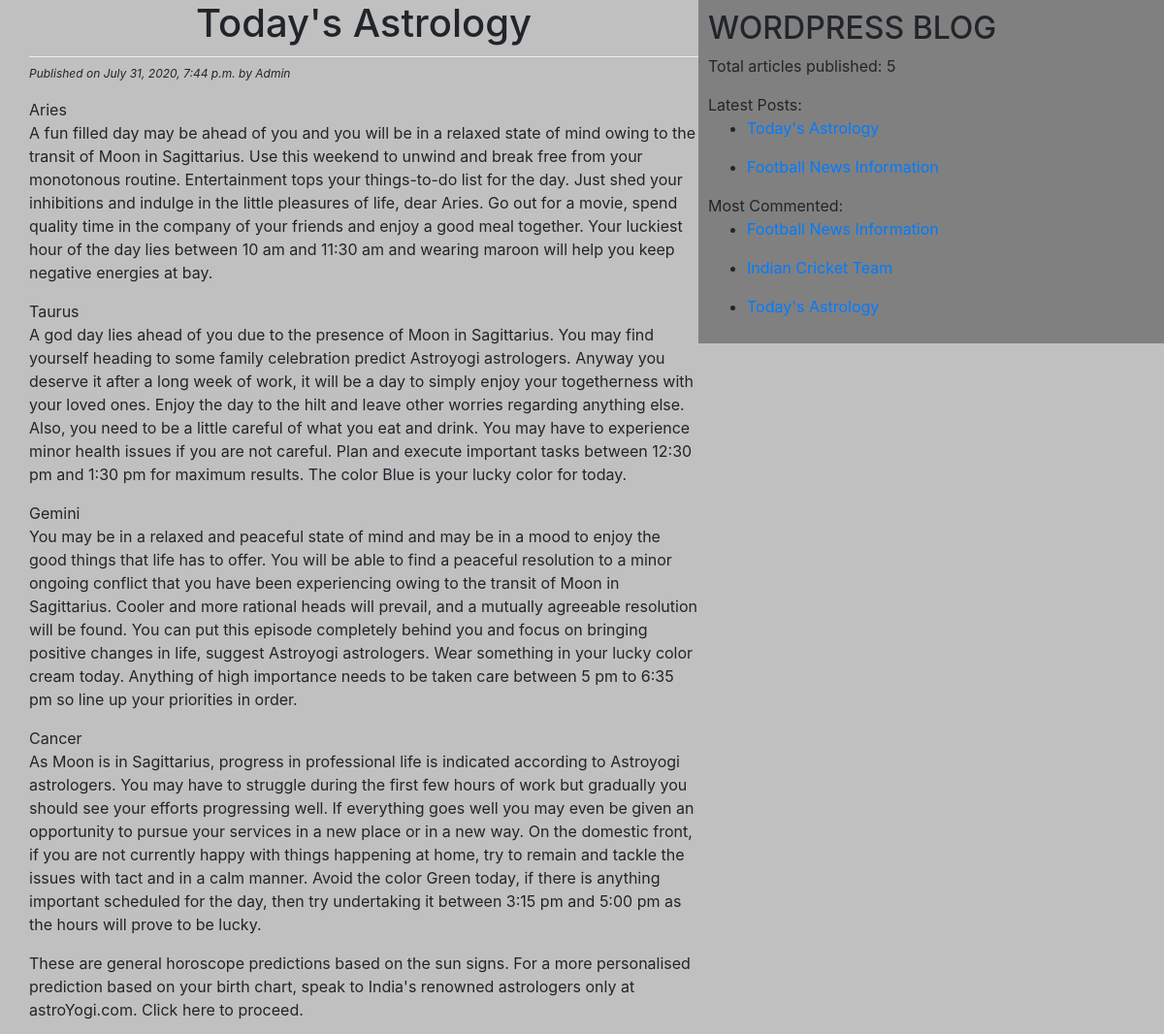
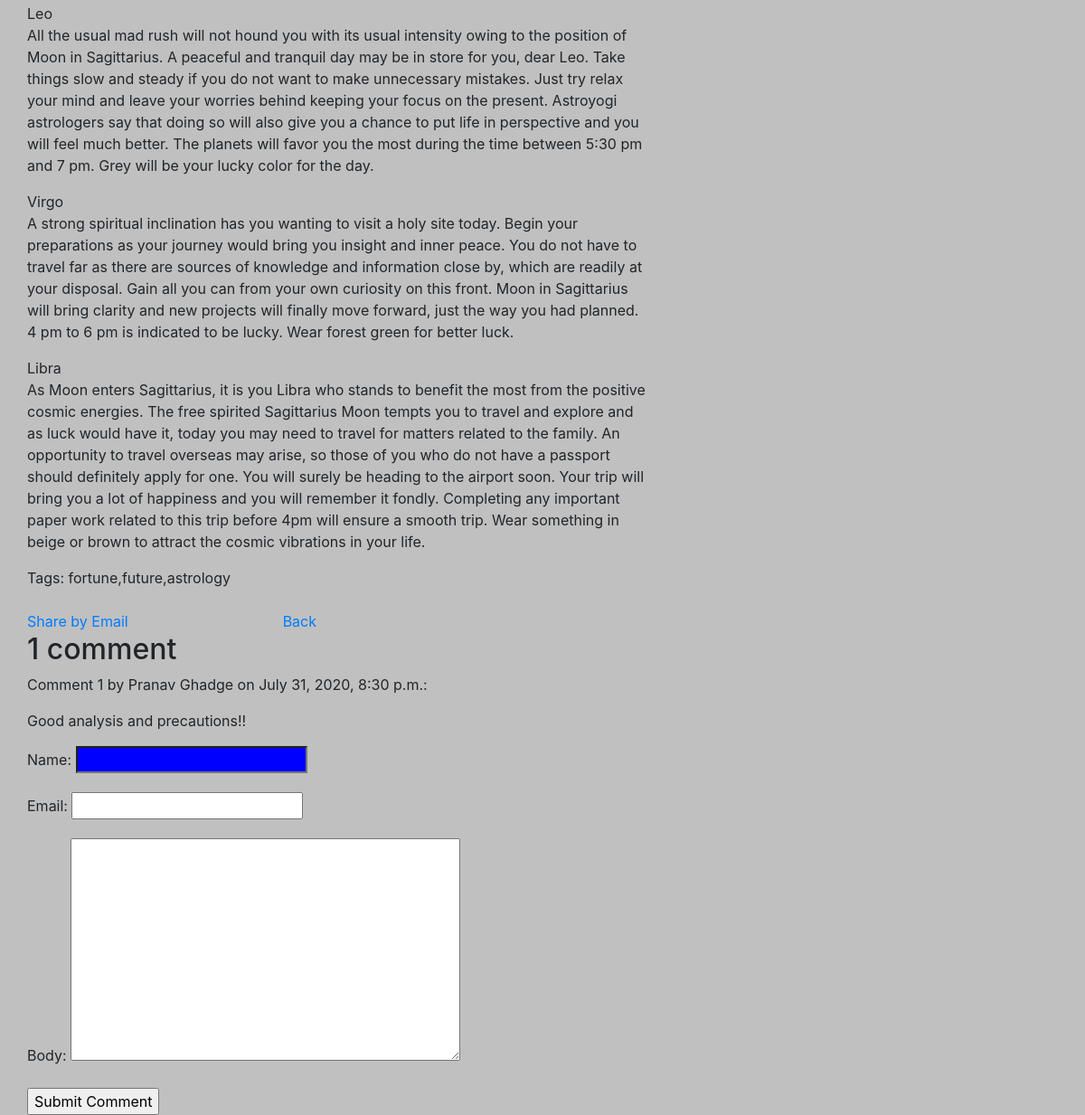
The page /published/2020/07/31/todays-astrology/ on the database its author committed (2 pictures, top to bottom).
### blogApp/models.py (models this page shows, shortened)
class Post(models.Model):
    STATUS_CHOICES = (('draft', 'Draft'), ('published', 'Published'))  # tuple of tuples for dropdown choices
    title = models.CharField(max_length=256)
    slug = models.SlugField(max_length=264, unique_for_date='publish')
    author = models.ForeignKey(User, related_name='blog_posts', on_delete=models.CASCADE)
    body = models.TextField()
    publish = models.DateTimeField(default=timezone.now)
    created = models.DateTimeField(auto_now_add=True)  # at what time object got created
    updated = models.DateTimeField(auto_now=True)  # at what time save method called
    status = models.CharField(max_length=10, choices=STATUS_CHOICES, default='draft')
    objects = CustomManager()  # register custom manager
    tags = TaggableManager()
    class Meta:
        ordering = ('-publish',)  # order by publish descending
    def get_absolute_url(self):
        return reverse('post_detail',
                       args=[self.status, self.publish.year, self.publish.strftime('%m'), self.publish.strftime('%d'),
                             self.slug])

class Comment(models.Model):
    post = models.ForeignKey(Post, related_name='comments', on_delete=models.CASCADE)
    name = models.CharField(max_length=50)
    email = models.EmailField()
    body = models.TextField()
    created = models.DateTimeField(auto_now_add=True)
    updated = models.DateTimeField(auto_now=True)
    active = models.BooleanField(default=True)
    class Meta:
        ordering = ('-created',)

### blogApp/views.py (the view)
# urls.py: path('<str:state>/<int:year>/<int:month>/<int:day>/<str:post>/', views.post_detail_view, name='post_detail'),
def post_detail_view(request, state, year, month, day, post):
    post = get_object_or_404(Post, slug=post, status=state, publish__year=year, publish__month=month,
                             publish__day=day, )
    comments = post.comments.filter(active=True)
    csubmit = False
    form = CommentForm()
    if request.method == "POST":
        form1 = CommentForm(request.POST)
        if form1.is_valid():
            new_comment = form1.save(commit=False)
            new_comment.post = post  # adding post details to comment
            new_comment.save()
            csubmit = True
    else:
        form = CommentForm()
    return render(request, 'blogApp/post_detail.html',
                  {'post': post, 'form': form, 'csubmit': csubmit, 'comments': comments})

### blogApp/forms.py
class CommentForm(forms.ModelForm):
    class Meta:
        model = Comment
        fields = ['name', 'email', 'body']

### blogApp/models.py (called while the page is built)
    def get_queryset(self):
        print('inside custom manager')
        return super().get_queryset().filter(status='published')  # custom manager to return only published status

### blogApp/templatetags/blog_tags.py (called while the page is built)
@register.simple_tag(name='count')  # assign name o a tag. If not assigned, name is function name
def total_posts():
    return Post.objects.count()

@register.inclusion_tag('blogApp/latest.html', name='latest')
def show_latest_posts(count=1):  # defult 3 if not provided
    latest_post = Post.objects.order_by('-publish')[:count]  # will give latest 3 posts
    return {'latest_posts': latest_post}  # this data will be automatically sent to latest.html

@register.simple_tag(name='top_commented')
def get_most_commented_posts(count=1):
    return Post.objects.annotate(total_comments=Count('comments')).order_by('-total_comments')[
           :count]  # adds ne column total_comments and saves total comments for each posts in it . user related_name check it

### templates/blogApp/post_detail.html (shortened to what this page needs)
<!DOCTYPE html>
{% extends 'blogApp/base.html' %}
{% block body_block %}
<h1>{{post.title}}</h1>
<p id="date">Published on {{post.publish}} by {{post.author|title}}</p>
{{post.body|linebreaks}}
Tags: {{post.tags.all|join:','}}
<br><br>
<a href="/{{post.id}}/share/" >Share by Email</a> <tb>&nbsp &nbsp&nbsp &nbsp &nbsp&nbsp &nbsp&nbsp &nbsp&nbsp &nbsp&nbsp &nbsp&nbsp &nbsp&nbsp &nbsp&nbsp&nbsp &nbsp&nbsp &nbsp  &nbsp &nbsp<a href="/">Back</a>
{% with comments.count as comments_count %}
<h2>{{comments_count}} comment{{comments_count|pluralize}}</h2>
{% endwith %}
{% if comments %}
{% for comment in comments %}
<p>Comment {{ forloop.counter }} by {{comment.name}} on {{comment.created}}:</p>
<div>{{comment.body|linebreaks}}</div>
{% endfor %}
{%else%}
<p>There are no comments for this post</p>
{% endif %}
<form method="post">
    {{form.as_p}}
<input type="submit" value = 'Submit Comment'>
</form>
{% endblock %}

### templates/blogApp/base.html (shortened to what this page needs)
<!DOCTYPE html>
{% load blog_tags %}
{% load static %}
<html lang="en">
<head>
    <link rel="stylesheet" href="https://stackpath.bootstrapcdn.com/bootstrap/4.5.0/css/bootstrap.min.css">
    <link rel="stylesheet" href="{% static "css/blog.css" %}">
</head>
<body>
<div class="content">
{% block body_block %}
{% endblock %}
</div>
<div class="sidebar">
    <h2>WORDPRESS BLOG</h2>
    <p>Total articles published: {% count %} </p>
    Latest Posts:
    {% latest 2%}
    {% top_commented 3 as top_posts %}
   {% for post in top_posts %}
    <ul>
       <li><a href="{{post.get_absolute_url}}" >{{ post.title }}</a></li>
    </ul>
{% endfor %}
</div>
</body>
</html>

### templates/blogApp/latest.html (shortened to what this page needs)
<!DOCTYPE html>
<html lang="en">
<head>
</head>
<body>
{% for post in latest_posts %}
<ul>
    <li>
        <a href="{{post.get_absolute_url}}" >{{ post.title }}</a>
    </li>
</ul>
{% endfor %}
</body>
</html>

### static/css/blog.css (style rules this page uses)
.content { width:60%; float:left; padding: 0 0 0 30px; background: silver; }
.sidebar { width:40%; float:right; padding: 10px; background: grey; }
h1 { text-align:center; border-bottom: 1px solid #eee; padding-bottom: 10px ; }
body { background:silver; }
#date { font-size:12px; font-style:italic; }
input[type='text'] { background:blue; color:white; }

### rows shown on the page
Post: title "Today's Astrology", publish "July 31, 2020, 7:44 p.m.", author "Admin", body "Aries A fun filled day may be ahead of you and you will be in a relaxed state of mind owing to the transit of Moon in Sagittarius. Use this weekend to unwind and break free from your monotonous routine. Entertainment tops your things-to-do list for the day. Just shed your inhibitions and indulge in the little pleasures of life, dear Aries. Go out for a movie, spend quality time in the company of your friends and enjoy a good meal together. Your luckiest hour of the day lies between 10 am and 11:30 am and wearing maroon will help you keep negative energies at bay. Taurus A god day lies ahead of you due to the presence of Moon in Sagittarius. You may find yourself heading to some family…", tags.all "fortune,future,astrology"
Comment: name "Pranav Ghadge", created "July 31, 2020, 8:30 p.m.", body "Good analysis and precautions!!"
Post: title "Football News Information"
Post: title "Indian Cricket Team"

### other values the page prints
{{ comments_count }} "1"
